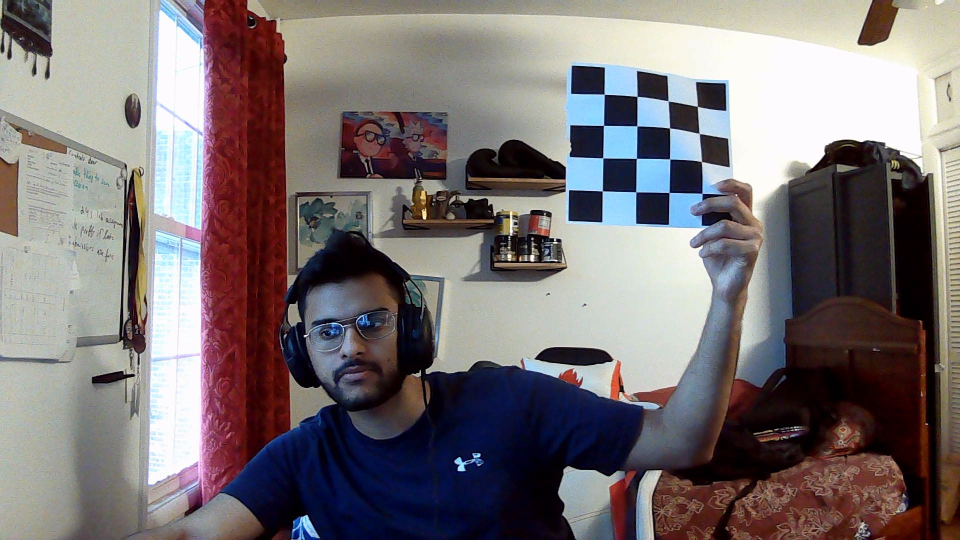
#> input picture Images/testimage2.jpg, 1920 x 1080 px (shown at 1/2 size)
$ python TemplateIdentifier.py
#> lines starting #> are read from the running program, lines starting #| are printed output that depends on the picture; after the words box and inside, x2 and y2 are one past the last pixel; in counts of white or black regions, pixels touching at a corner belong together

import cv2

img = cv2.resize(cv2.imread('Images/testimage2.jpg', 0), (500, 500))
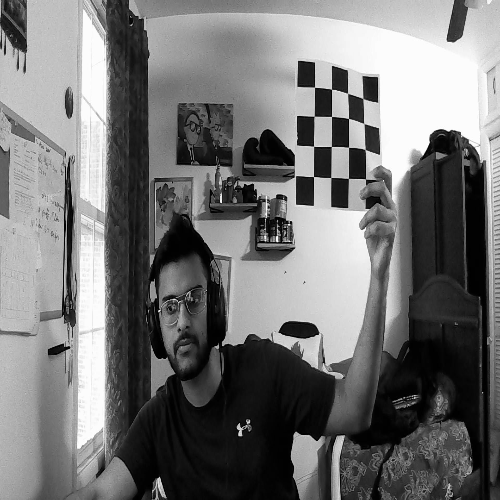
#> img: shape (500, 500); min 0, max 255, mean 116.5
H, W = img.shape
#> H = 500; W = 500

template_height = int(H/5)
#> template_height = 100
template_width = int(W/5)
#> template_width = 100

template = cv2.resize(cv2.imread('Images/template1.png', 0), (template_height, template_width))
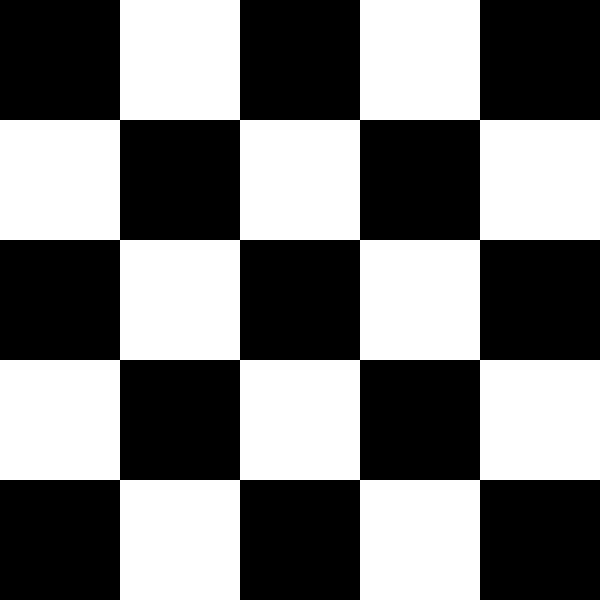
#> input picture Images/template1.png, 1200 x 1200 px (shown at 1/2 size)
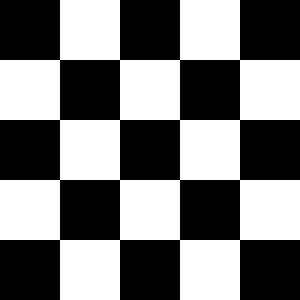
#> template: shape (100, 100) (shown 3 times larger); 48% white; 1 white region, box (x1, y1, x2, y2) and area: (0, 0, 100, 100) 4800
h, w = template.shape
#> h = 100; w = 100

# So far cv2.TM_CCOEFF seems the best
methods = [cv2.TM_CCOEFF, cv2.TM_CCOEFF_NORMED, cv2.TM_CCORR, cv2.TM_CCORR_NORMED, cv2.TM_SQDIFF, cv2.TM_SQDIFF_NORMED]

for method in methods:
    # Create a new image to try the methods on rather than altering the original image
    img2 = img.copy()

    # Do the template matching
    # Pass the image
    # Pass the template you are looking for
    # Pass the method you are using
    # the .matchTemplate() will create a convulsion, so it will slide the template across the image and see where the highest relation is on the base image
    # Will return a 2d Array showing the accuracy in each region of the image
    result = cv2.matchTemplate(img2, template, method)

    # Store the minimum value
    # Store the maximum value
    # Store the minimum location
    # Store the maximum location
    # Depending on which method you are using, you may need the maximum value or the minimum value for the algorithm
    min_val, max_val, min_loc, max_loc = cv2.minMaxLoc(result)

    # Depending on the method we are using save the min location or the max location
    if method in [cv2.TM_SQDIFF, cv2.TM_SQDIFF_NORMED]:
        location = min_loc
    else:
        location = max_loc

    # Define the bottom right section of the rectangle, this will create rectangle the same size as the template image
    bottom_right = (location[0] + w, location[1] + h)
    cv2.rectangle(img2, location, bottom_right, (128,128,128), 5)
    cv2.imshow('Match', img2)
    cv2.imshow('template', template)
    cv2.waitKey(0)
    cv2.destroyAllWindows()
#> this loop made 6 passes
#> (min_val, max_val, min_loc, location, bottom_right) on passes 1 to 4: (-22444222, 21471732, (289, 58), (271, 158), (371, 258)), (-0.234, 0.226, (212, 355), (252, 30), (352, 130)), (14775696, 298975008, (191, 386), (378, 31), (478, 131)), (0.221, 0.702, (213, 355), (252, 29), (352, 129))
#> (min_val, max_val, max_loc, location, bottom_right) on passes 5 to 6: (167172640, 328632640, (380, 38), (148, 0), (248, 100)), (0.596, 1, (107, 24), (252, 29), (352, 129))
#> pass 1, `result = cv2.matchTemplate(img2, template, method)`:
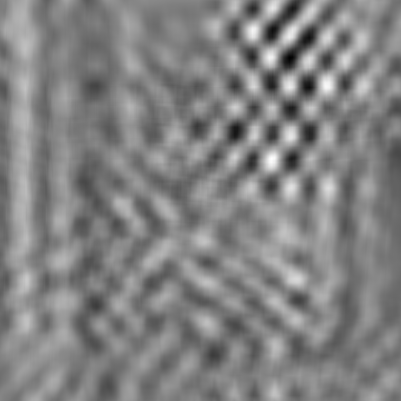
#> result: shape (401, 401) float32; min -22444222, max 21471732, mean 19552.2; drawn with min black and max white
#> pass 2, `result = cv2.matchTemplate(img2, template, method)`:
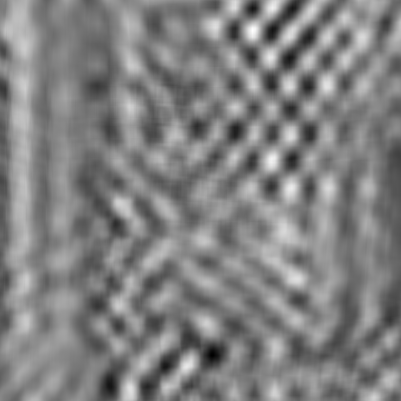
#> result: shape (401, 401) float32; min -0.234, max 0.226, mean -0.000869; drawn with min black and max white
#> pass 2, `cv2.imshow('Match', img2)`:
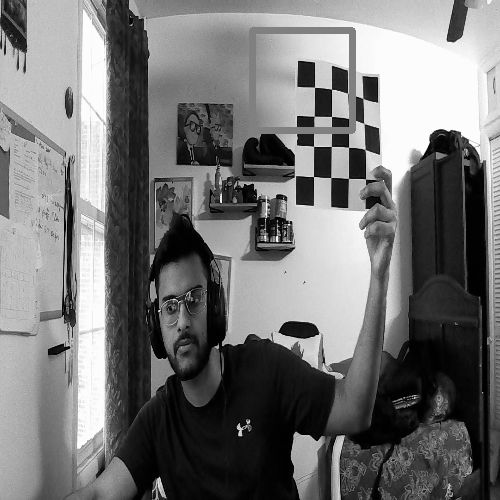
#> window 'Match': shape (500, 500); min 0, max 255, mean 116.1
#> after the loop:
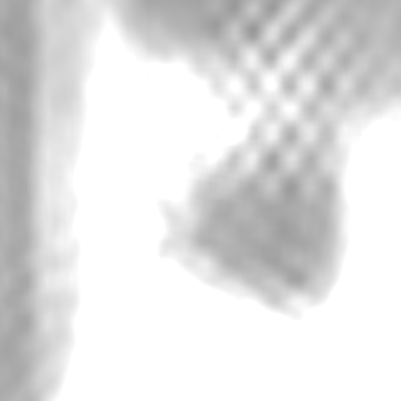
#> result: shape (401, 401) float32; min 0.596, max 1, mean 0.884
